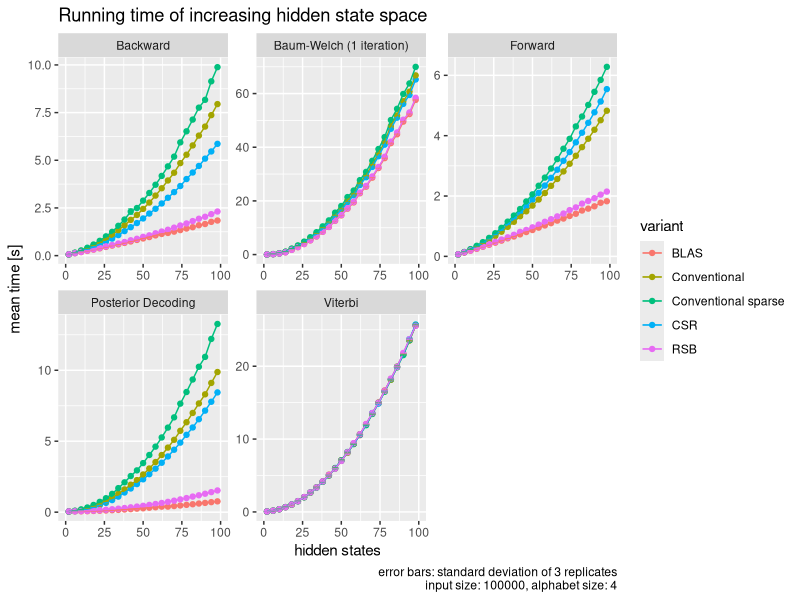
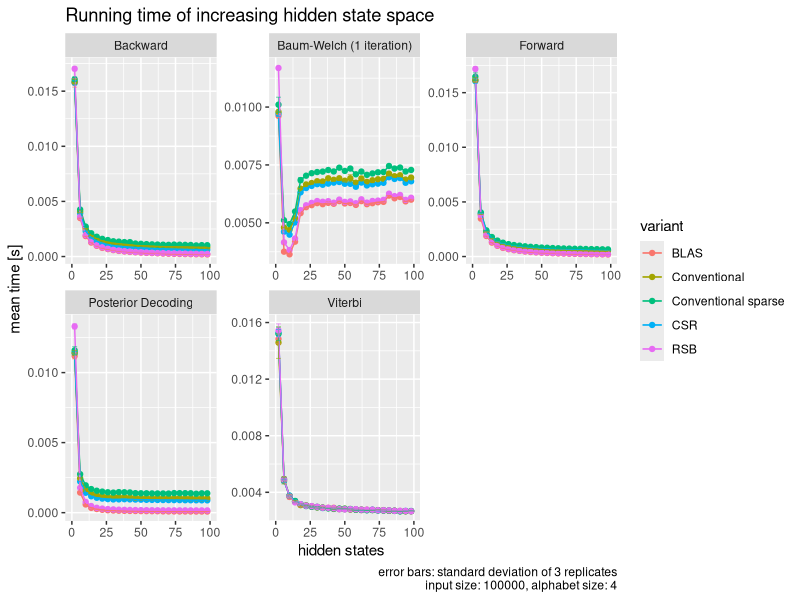
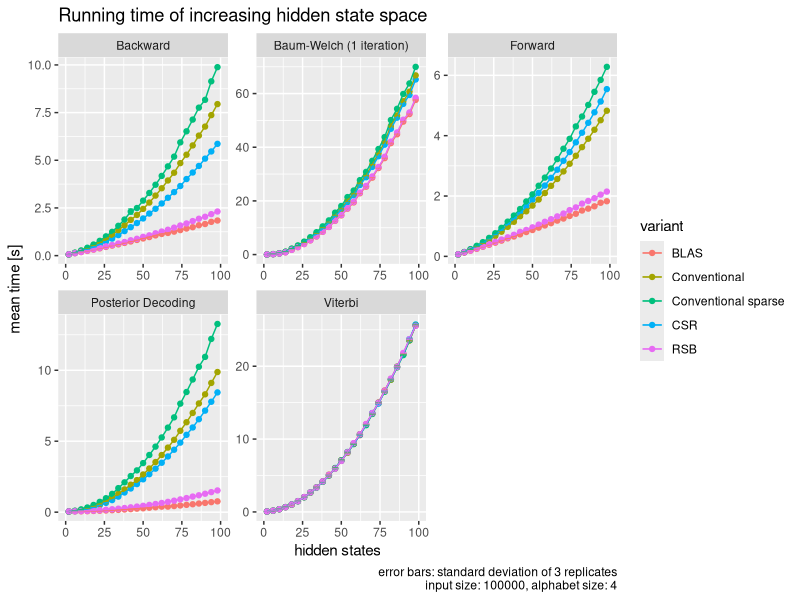
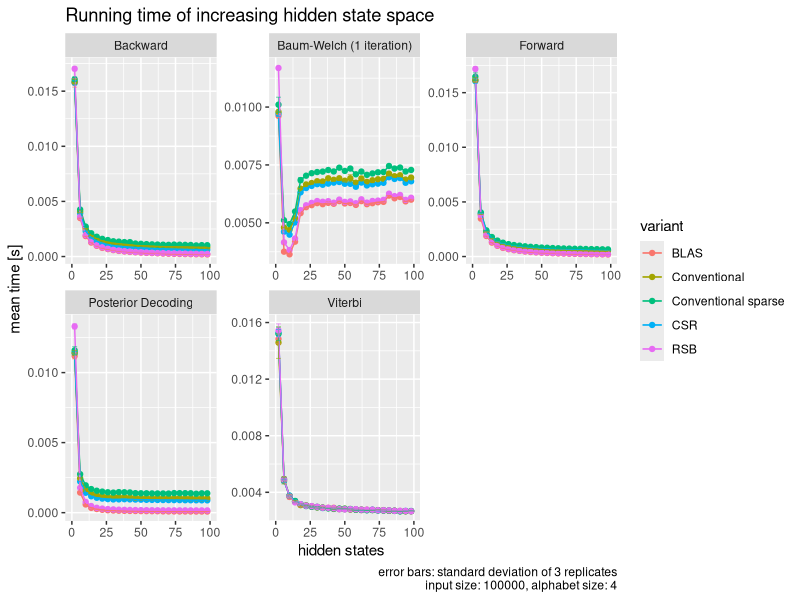

Write the R code that produced these figures, in order.
library(tidyverse)
library(ggpubr)
library(svglite)

setwd("~/bioinformatics/hmm/git_tc_hmmmlib/test_framework/plots")

data = read_csv("../running_times/running_time_C3.csv", col_names = T)
#names(data) = c('test', 'observations', 'time', 'algorithm', 'variant', 'iterations')
#data_statespace = data %>% filter(test == "statespace")
data$algorithm = data %>% pull(algorithm) %>% recode(forward = "Forward",
                                                     backward_time = "Backward",
                                                     baumWelch = "Baum-Welch (1 iteration)",
                                                     posteriorDecoding = "Posterior Decoding",
                                                     viterbi = "Viterbi")

caption = "error bars: standard deviation of 3 replicates\ninput size: 100000, alphabet size: 4"

data_statespace_grouped = data %>%
    group_by(observations, algorithm, variant) %>%
    summarise(mean = mean(time), sd = sd(time))

data_statespace_grouped %>% ggplot(aes(observations, mean, color = variant)) +
    geom_point() +
    geom_line() +
    geom_errorbar(aes(ymin = (mean - sd), ymax = (mean + sd)), size = 0.3, alpha = .65) +
    facet_wrap(. ~ algorithm, scales = "free") +
    labs(
        x = "hidden states",
        y = "mean time [s]",
        caption = caption,
        title = "Running time of increasing hidden state space"
    )
ggsave("figure_C3_raw.pdf", height = 5, width = 9)

data_statespace_grouped %>% ggplot(aes(observations, mean / (observations ^ 2), color = variant)) +
    geom_point() +
    geom_line() +
    geom_errorbar(
        aes(
            ymin = (mean - sd) / observations ^ 2,
            ymax = (mean + sd) / observations ^ 2
        ),
        size = 0.3,
        alpha = .65
    ) +
    facet_wrap(. ~ algorithm, scales = "free") +
    labs(
        x = "hidden states",
        y = "mean time [s]",
        caption = caption,
        title = "Running time of increasing hidden state space"
    )
ggsave("figure_C3_normalized.pdf",
       height = 5,
       width = 9)
